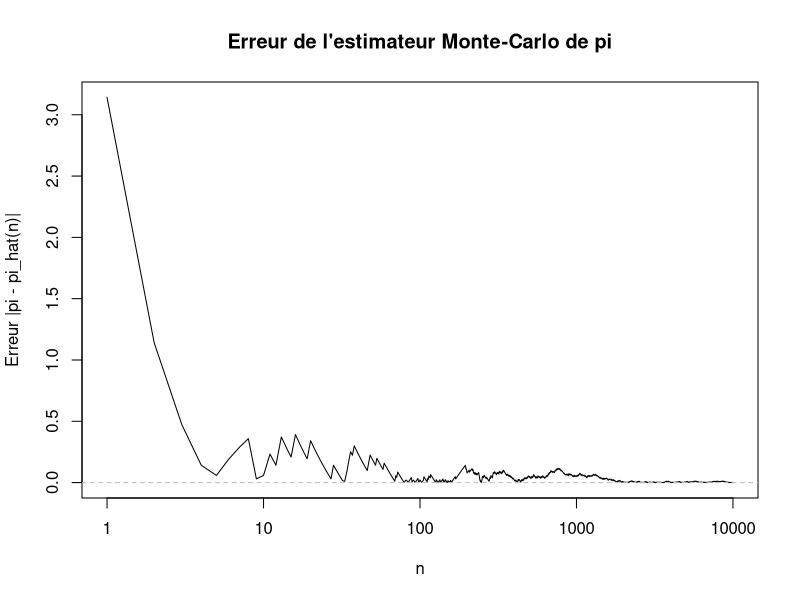
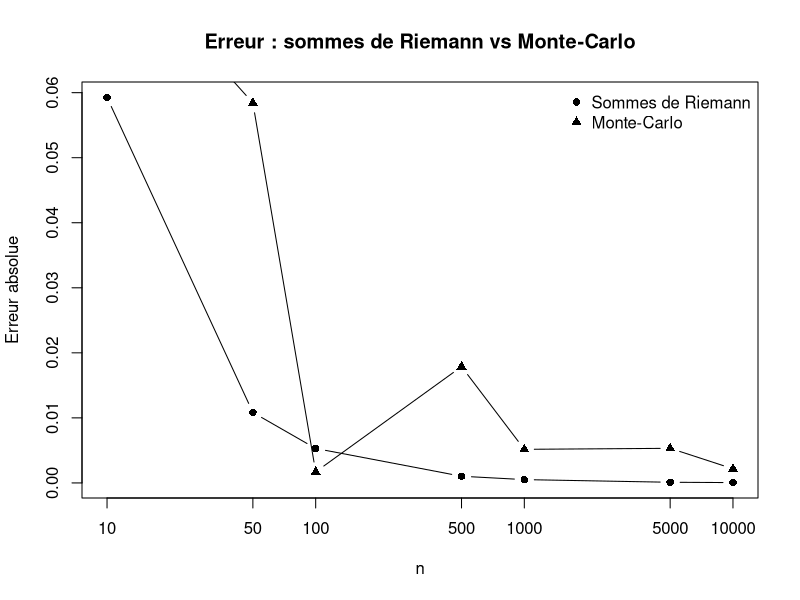
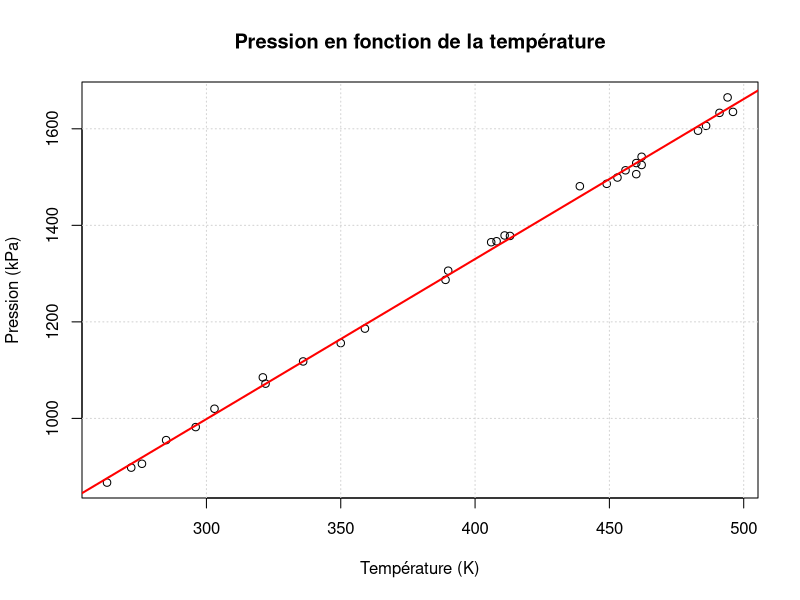

Source code (R) for these figures, in order:
############################################################
## Exercice 1 : Estimer pi par Monte-Carlo
############################################################

set.seed(42)  # pour la reproductibilité

# 1–4. Estimation de pi avec n points
mc_pi <- function(n) {
  x <- runif(n, -1, 1)
  y <- runif(n, -1, 1)
  inside <- x^2 + y^2 <= 1
  pi_hat <- 4 * mean(inside)
  return(pi_hat)
}

# Exemple : estimation pour n = 10 000
n_example <- 10000
pi_hat_example <- mc_pi(n_example)
pi_hat_example

# 5. Tracer l’erreur |pi - pi_hat(n)| en fonction de n
#    On utilise une trajectoire cumulative pour n = 1,...,Nmax

Nmax <- 10000
x <- runif(Nmax, -1, 1)
y <- runif(Nmax, -1, 1)
inside <- x^2 + y^2 <= 1

pi_hat_seq <- 4 * cumsum(inside) / (1:Nmax)
err_seq <- abs(pi - pi_hat_seq)

plot(1:Nmax, err_seq,
     type = "l",
     xlab = "n",
     ylab = "Erreur |pi - pi_hat(n)|",
     main = "Erreur de l'estimateur Monte-Carlo de pi",
     log = "x")  # échelle log sur l’axe des x (optionnel)

abline(h = 0, lty = 2, col = "grey")


############################################################
## Exercice 2 : Estimation de l’intégrale I = ∫_0^1 sqrt(1 - x^2) dx
############################################################

# Fonction f(x) = sqrt(1 - x^2)
f <- function(x) sqrt(1 - x^2)

# 1. Calcul exact de I avec la primitive (I = pi/4 pour cette intégrale)
I_exact <- pi / 4
I_exact

# (Option : vérification numérique)
integrate(f, lower = 0, upper = 1)

# 2. Sommes de Riemann : I_hat(n) = (1/n) * sum_{i=1}^n f(i/n)
riemann_estimator <- function(n) {
  i <- 1:n
  mean(f(i / n))   # (1/n) * sum f(i/n)
}

# Exemple pour quelques n
n_values <- c(10, 50, 100, 500, 1000, 5000, 10000)

I_riemann <- sapply(n_values, riemann_estimator)
err_riemann <- abs(I_riemann - I_exact)

data.frame(
  n = n_values,
  I_riemann = I_riemann,
  erreur = err_riemann
)

# 3. Estimateur de Monte-Carlo : I_tilde(n) = (1/n) * sum f(U_i), U_i ~ U(0,1)

set.seed(42)  # pour la reproductibilité

mc_integral <- function(n) {
  u <- runif(n, 0, 1)
  mean(f(u))
}

I_mc <- sapply(n_values, mc_integral)
err_mc <- abs(I_mc - I_exact)

data.frame(
  n = n_values,
  I_mc = I_mc,
  erreur = err_mc
)

# 4. Comparaison des erreurs en fonction de n

plot(n_values, err_riemann,
     type = "b",
     log = "x",
     xlab = "n",
     ylab = "Erreur absolue",
     pch = 16,
     main = "Erreur : sommes de Riemann vs Monte-Carlo")
lines(n_values, err_mc, type = "b", pch = 17)
legend("topright",
       legend = c("Sommes de Riemann", "Monte-Carlo"),
       pch = c(16, 17),
       bty = "n")


############################################################
## Exercice 3 : Loi des gaz parfaits
############################################################

# Données (T en K, P en kPa)
temperature <- c(
  406, 296, 272, 449, 483, 439, 460, 276, 321, 462, 408, 322, 285,
  411, 491, 359, 453, 486, 413, 350, 263, 456, 390, 462, 389, 494,
  303, 496, 336, 460
)

pression <- c(
  1365, 982, 898, 1486, 1596, 1481, 1506, 906, 1085, 1542, 1367,
  1072, 955, 1379, 1633, 1186, 1499, 1606, 1378, 1156, 867, 1514,
  1306, 1525, 1287, 1665, 1020, 1635, 1118, 1529
)

length(temperature); length(pression)  # vérification

# 1. Tracer P en fonction de T
plot(temperature, pression,
     xlab = "Température (K)",
     ylab = "Pression (kPa)",
     main = "Pression en fonction de la température")
grid()
# (Option : ajouter la droite de régression pour visualiser la linéarité)
abline(lm(pression ~ temperature), col = "red", lwd = 2)

# 2. Construire la matrice X = (1 | temperature)
X <- cbind(1, temperature)  # première colonne de 1, deuxième = température
Y <- pression

# 3. Calculer beta = (X^T X)^(-1) X^T Y
beta <- solve(t(X) %*% X) %*% (t(X) %*% Y)
beta

beta0 <- beta[1]  # intercept (en kPa)
beta1 <- beta[2]  # pente (kPa par Kelvin)

beta0
beta1

# Vérification avec lm (devrait donner la même chose)
coef(lm(pression ~ temperature))

# 4. Interprétations physiques (commentaires dans le rapport, pas dans le code)
# - beta0 : pression "théorique" à T = 0 K (en kPa).
# - beta1 : variation de pression (kPa) par unité de température (1 K).

# 5. Dans le modèle de gaz parfait P V = n R T,
#    P = (n R / V) * T, donc la droite passe par l’origine => beta0 attendu = 0.
#    On peut regarder la valeur estimée de beta0 (déjà dans beta0).

beta0  # à comparer qualitativement avec 0

# 6. Estimation de n (quantité de matière) pour V = 10 dm^3
#    Attention aux unités :
#    - P est en kPa, donc on le convertit en Pa pour utiliser R = 8.314 J/(mol*K).
#    - 10 dm^3 = 0.01 m^3.

R_const <- 8.314          # J/mol/K
V_m3 <- 10e-3             # 10 dm^3 = 0.01 m^3
slope_kPa_per_K <- as.numeric(beta1)
slope_Pa_per_K <- slope_kPa_per_K * 1000  # conversion kPa -> Pa

# D'après P = (n R / V) * T, la pente = n R / V  =>  n = slope * V / R
n_hat <- slope_Pa_per_K * V_m3 / R_const
n_hat  # en moles
